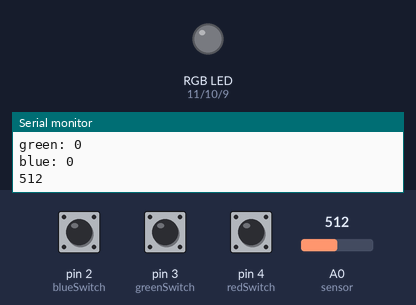
Simulated run of this sketch. Board: Arduino Uno, built with avr-gcc and run on an emulated ATmega328P. Shown: an RGB LED mixed from three pins (HIGH = lit), the last lines printed to the serial monitor. The inputs (shaded band) are chosen by the test bench; at power-on: pin 2 (blueSwitch) LOW, pin 3 (greenSwitch) LOW, pin 4 (redSwitch) LOW, A0 (sensor) = 512.

Above: at 1.2 s.
1.3 s: pin 2 (blueSwitch) pulled HIGH for 0.15 s
At 2.1 s:
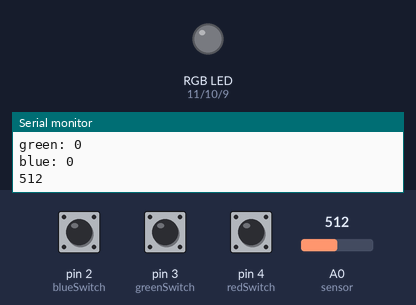
2.9 s: pin 3 (greenSwitch) pulled HIGH for 0.15 s
At 4.2 s:
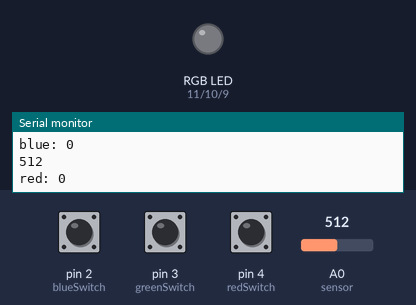
4.5 s: pin 4 (redSwitch) pulled HIGH for 0.15 s
At 5.5 s:
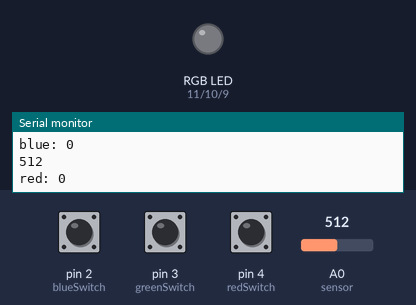
6.1 s: pin 4 (redSwitch) pulled HIGH for 3.2 s
At 6.6 s:
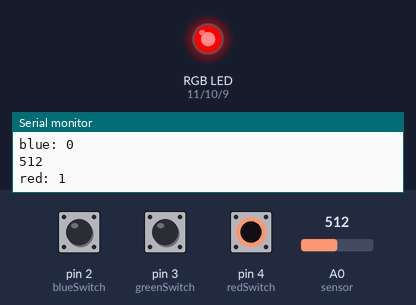
10.8 s: pin 2 (blueSwitch) pulled HIGH for 3.2 s
At 12.3 s:
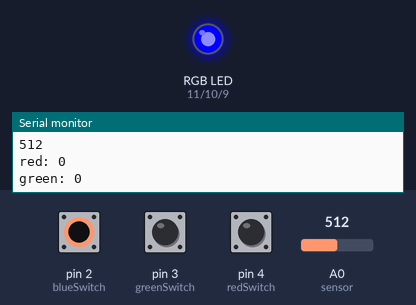
15.5 s: pin 2 (blueSwitch) driven HIGH and pin 3 (greenSwitch) driven HIGH
At 16.8 s:
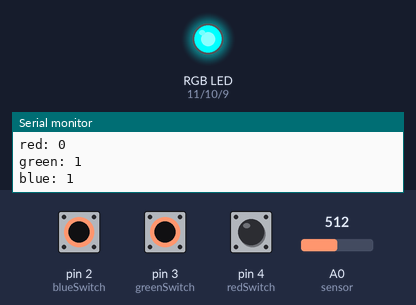
Timing chart, 0 to 18.0 s (numbered marks = the images above; inputs shaded):
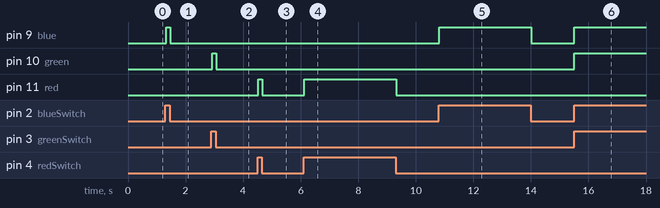

Measured:
- after the input at 1.3 s, pin 9 (blue): LOW → HIGH at once, → LOW 0.13 s later
- after the input at 2.9 s, pin 10 (green): LOW → HIGH at once, → LOW 0.13 s later
- after the input at 4.5 s, pin 11 (red): LOW → HIGH at once, → LOW 0.13 s later
- after the input at 6.1 s, pin 11 (red): LOW → HIGH at once, → LOW 3.2 s later
- after the input at 10.8 s, pin 9 (blue): LOW → HIGH at once, → LOW 3.2 s later
- after the input at 15.5 s, pin 9 (blue), pin 10 (green): LOW → HIGH at once

The sketch:

coloured_lightbulb.ino
```cpp
int red = 11;
int redSwitch = 4;
bool redLight = false;

int green = 10;
int greenSwitch = 3;
bool greenLight = false;

int blue = 9;
int blueSwitch = 2;
bool blueLight = false;

int sensor = A0;
int sensorValue = 0;


void updateSwitches() {
  redLight = digitalRead(redSwitch);
  greenLight = digitalRead(greenSwitch);
  blueLight = digitalRead(blueSwitch);
}


void setRGB(int light) {
  light = 1023 - light;

  if(redLight) {
    analogWrite(red, light);
  }
  else {analogWrite(red, 0);}

  if(greenLight) {
    analogWrite(green, light);
  }
  else {analogWrite(green, 0);}

  if(blueLight) {
    analogWrite(blue, light);
  }
  else {analogWrite(blue, 0);}
}


void setup() {
  // put your setup code here, to run once:
  pinMode(red, OUTPUT);
  pinMode(green, OUTPUT);
  pinMode(blue, OUTPUT);

  pinMode(redSwitch, INPUT);
  pinMode(blueSwitch, INPUT);
  pinMode(greenSwitch, INPUT);

  Serial.begin(9600);

}


void loop() {
  // put your main code here, to run repeatedly:
  sensorValue = analogRead(sensor);
  updateSwitches();
  setRGB(sensorValue);

  Serial.println(sensorValue);
  Serial.print("red: ");
  Serial.println(redLight);
  Serial.print("green: ");
  Serial.println(greenLight);
  Serial.print("blue: ");
  Serial.println(blueLight);


  //delay(10);

}
```
